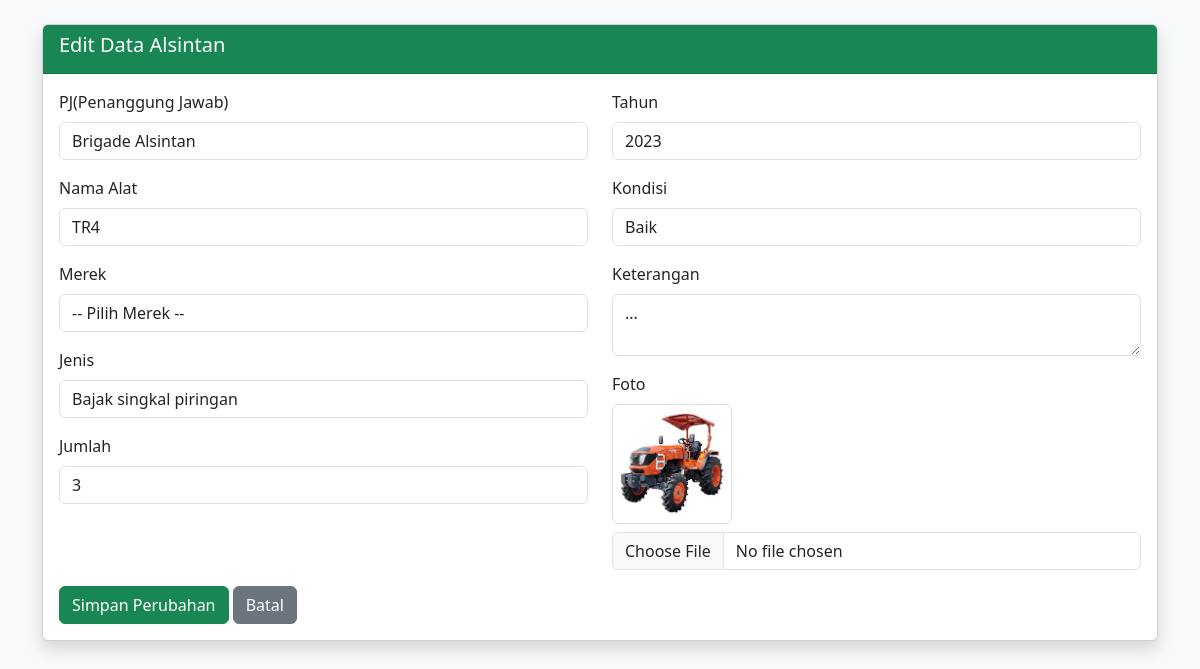
Page /CRUD_alsintan/alsintan_edit.php?id=26 on the committed database.
### tables this page shows
CREATE TABLE `alsintan` (
  `id` int(11) NOT NULL,
  `id_desa` int(11) NOT NULL,
  `id_kelompok` int(11) DEFAULT NULL,
  `id_alat` int(11) DEFAULT NULL,
  `id_merek` int(11) DEFAULT NULL,
  `id_jenis` int(11) DEFAULT NULL,
  `jumlah` int(11) NOT NULL,
  `tahun` int(4) NOT NULL,
  `kondisi` enum('Baik','Rusak Ringan','Rusak Berat') NOT NULL,
  `foto` varchar(255) DEFAULT NULL,
  `keterangan` text DEFAULT NULL
);

CREATE TABLE `kelompok` (
  `id_kelompok` int(11) NOT NULL,
  `nama_kelompok` varchar(100) NOT NULL
);

CREATE TABLE `alat` (
  `id_alat` int(11) NOT NULL,
  `nama_alat` varchar(100) NOT NULL
);

CREATE TABLE `jenis` (
  `id_jenis` int(11) NOT NULL,
  `nama_jenis` varchar(100) NOT NULL
);

### CRUD_alsintan/alsintan_edit.php (the view, shortened to what this page needs)
<?php
include "../koneksi/koneksi.php";
$id = $_GET['id'];
$sql = "SELECT * FROM alsintan WHERE id='$id'";
$result = mysqli_query($koneksi, $sql) or die("Query error: " . mysqli_error($koneksi));
$data = mysqli_fetch_assoc($result);
$kelompok_q = mysqli_query($koneksi, "SELECT * FROM kelompok ORDER BY nama_kelompok");
$alat_q     = mysqli_query($koneksi, "SELECT * FROM alat ORDER BY nama_alat");
$jenis_q    = mysqli_query($koneksi, "SELECT * FROM jenis ORDER BY nama_jenis");
?>
<!DOCTYPE html>
<html lang="id">
<head>
    <link href="https://cdn.jsdelivr.net/npm/bootstrap@5.3.3/dist/css/bootstrap.min.css" rel="stylesheet">
</head>
<body class="bg-light">
<div class="container mt-4">
    <div class="card shadow">
        <div class="card-header bg-success text-white">
            <h5>Edit Data Alsintan</h5>
        </div>
        <div class="card-body">
            <form method="post" enctype="multipart/form-data">
                <div class="row">
                    <div class="col-md-6">
                        <div class="mb-3">
                            <label class="form-label">PJ(Penanggung Jawab)</label>
                            <select name="id_kelompok" class="form-control" required>
                                <?php while ($row = mysqli_fetch_assoc($kelompok_q)) { ?>
                                    <option value="<?= $row['id_kelompok']; ?>"
                                        <?= ($data['id_kelompok'] == $row['id_kelompok']) ? 'selected' : ''; ?>>
                                        <?= $row['nama_kelompok']; ?>
                                    </option>
                                <?php } ?>
                            </select>
                        </div>
                        <div class="mb-3">
                            <label class="form-label">Nama Alat</label>
                            <select name="id_alat" class="form-control" required>
                                <?php while ($row = mysqli_fetch_assoc($alat_q)) { ?>
                                    <option value="<?= $row['id_alat']; ?>"
                                        <?= ($data['id_alat'] == $row['id_alat']) ? 'selected' : ''; ?>>
                                        <?= $row['nama_alat']; ?>
                                    </option>
                                <?php } ?>
                            </select>
                        </div>
                        <div class="mb-3">
                            <label class="form-label">Merek</label>
                            <select name="id_merek" class="form-control">
                                <option value="">-- Pilih Merek --</option>
                            </select>
                        </div>
                        <div class="mb-3">
                            <label class="form-label">Jenis</label>
                            <select name="id_jenis" class="form-control">
                                <?php while ($row = mysqli_fetch_assoc($jenis_q)) { ?>
                                    <option value="<?= $row['id_jenis']; ?>"
                                        <?= ($data['id_jenis'] == $row['id_jenis']) ? 'selected' : ''; ?>>
                                        <?= $row['nama_jenis']; ?>
                                    </option>
                                <?php } ?>
                            </select>
                        </div>
                        <div class="mb-3">
                            <label class="form-label">Jumlah</label>
                            <input type="number" name="jumlah" value="<?= $data['jumlah']; ?>" class="form-control" required>
                        </div>
                    </div>
                    <div class="col-md-6">
                        <div class="mb-3">
                            <label class="form-label">Tahun</label>
                            <input type="number" name="tahun" value="<?= $data['tahun']; ?>" class="form-control" required>
                        </div>
                        <div class="mb-3">
                            <label class="form-label">Kondisi</label>
                            <select name="kondisi" class="form-control" required>
                                <option value="Baik" <?= ($data['kondisi'] == 'Baik') ? 'selected' : ''; ?>>Baik</option>
                            </select>
                        </div>
                        <div class="mb-3">
                            <label class="form-label">Keterangan</label>
                            <textarea name="keterangan" class="form-control"><?= $data['keterangan']; ?></textarea>
                        </div>
                        <div class="mb-3">
                            <label class="form-label">Foto</label><br>
                            <?php if (!empty($data['foto'])): ?>
                                <img src="../uploads/<?= $data['foto']; ?>" alt="Foto" class="img-thumbnail mb-2" width="120">
                            <?php endif; ?>
                            <input type="file" name="foto" class="form-control">
                        </div>
                    </div>
                </div>
                <button type="submit" name="update" class="btn btn-success">Simpan Perubahan</button>
                <a href="dashboard.php" class="btn btn-secondary">Batal</a>
            </form>
        </div>
    </div>
</div>
</body>
</html>

### rows in the picture
alsintan: id_kelompok "Brigade Alsintan", id_alat "TR4", id_jenis "Bajak singkal piringan", jumlah "3", tahun "2023", kondisi "Baik", keterangan "...", foto (picture)
